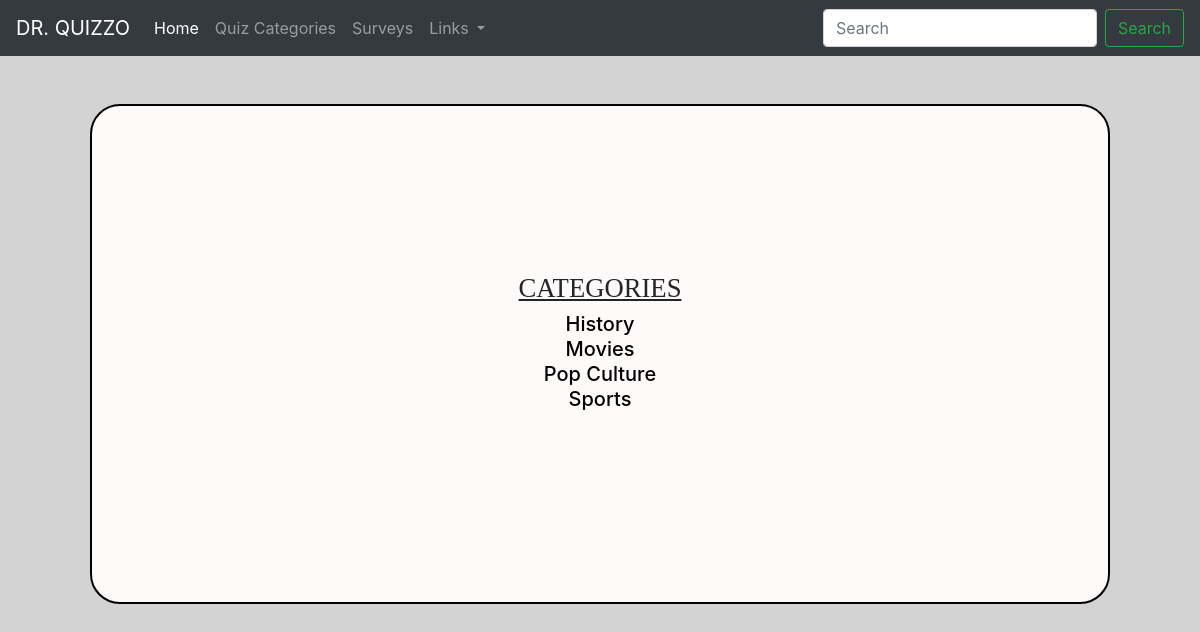
The page /quizcats on the database as committed earlier.
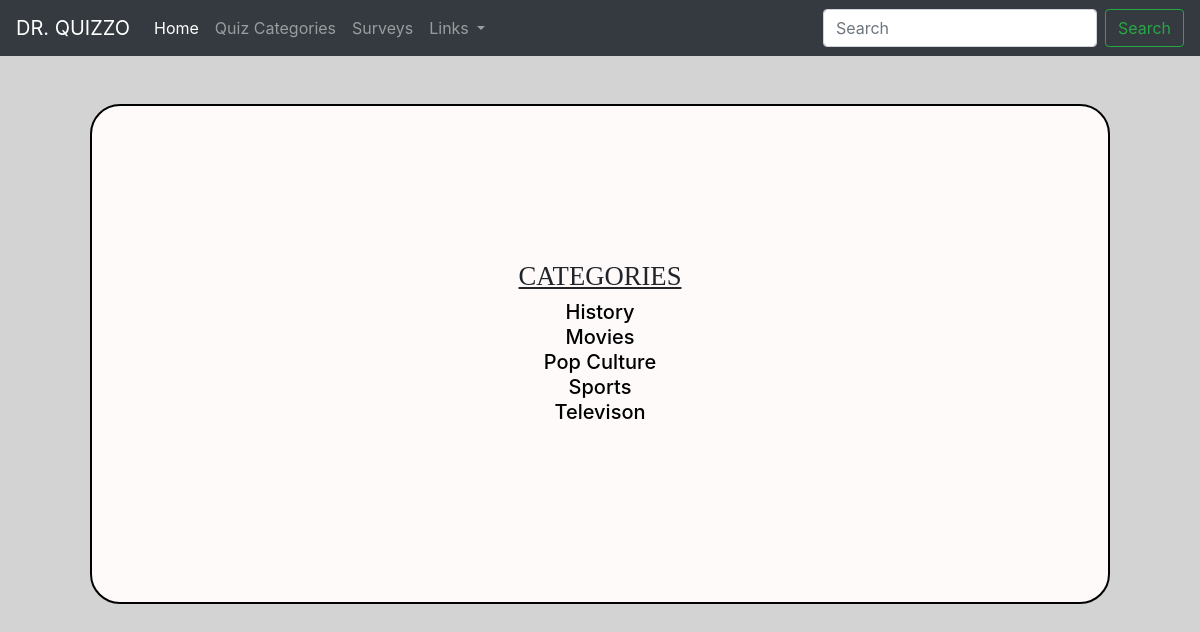
The same page on the database as committed later.
### myweb/models.py (models this page shows, shortened)
class Quizcat(models.Model):
	category = models.CharField(max_length=120)

### myweb/views.py (the view)
# urls.py: path('quizcats', views.quizcats, name="quizcats"),
def quizcats(request):
	category_data = Quizcat.objects.all().order_by('category')
	return render(request, 'quizcats.html', {"category_data" : category_data})

### myweb/templates/quizcats.html (shortened to what this page needs)
{% extends 'base.html' %}
{% load static %}
{% block 'content' %}
	<div class="container">
		<div class="row">
			<div class="col-md-12">
				<h1 class="mainText">
					CATEGORIES
				</h1>
			</div>
		</div>
		<div class="row">
			<div class="col-md-12">
				{% for cats in category_data %}
					<a class="h5 Quizlistings" href="{% url 'quizzes' cats.id %}">{{ cats.category }}</a><br/>
				{% endfor %}
			</div>
		</div>
		<br/>
	</div>
{% endblock %}

Rows that differ between the two databases and show on the page:
added Quizcat: category "Televison"
